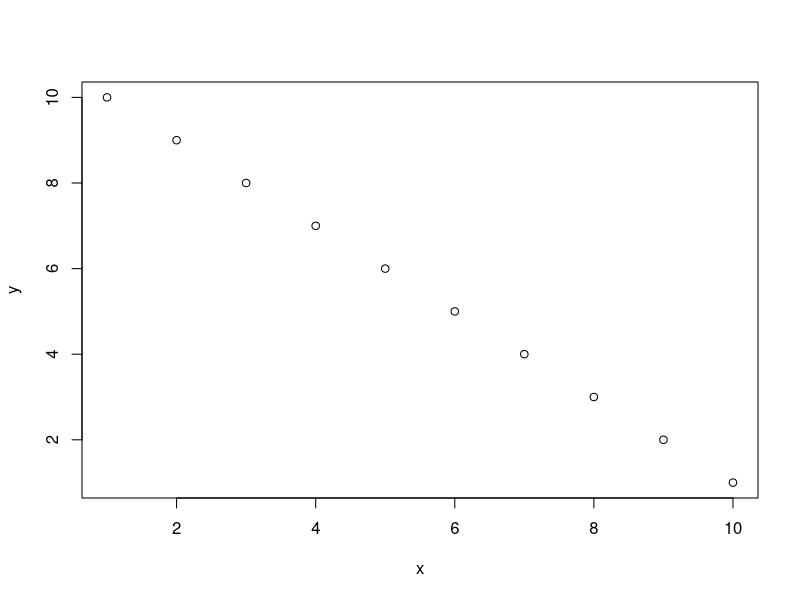
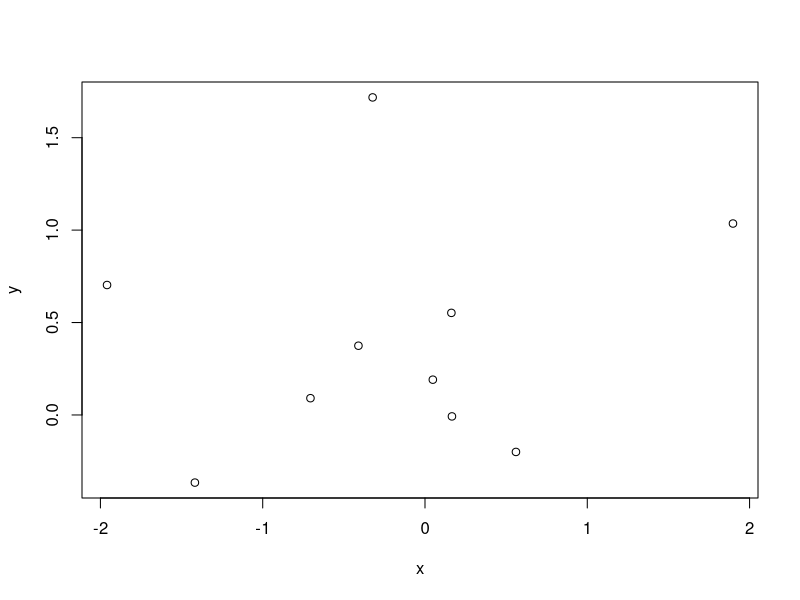
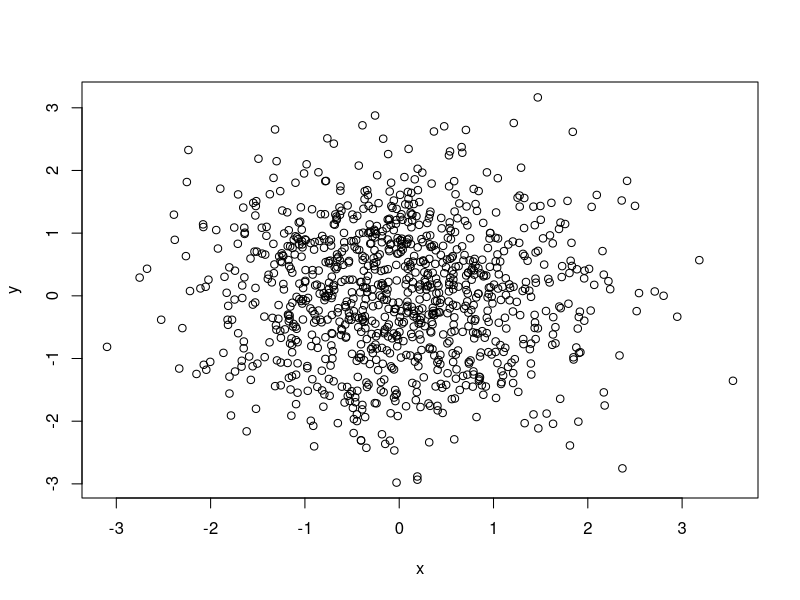
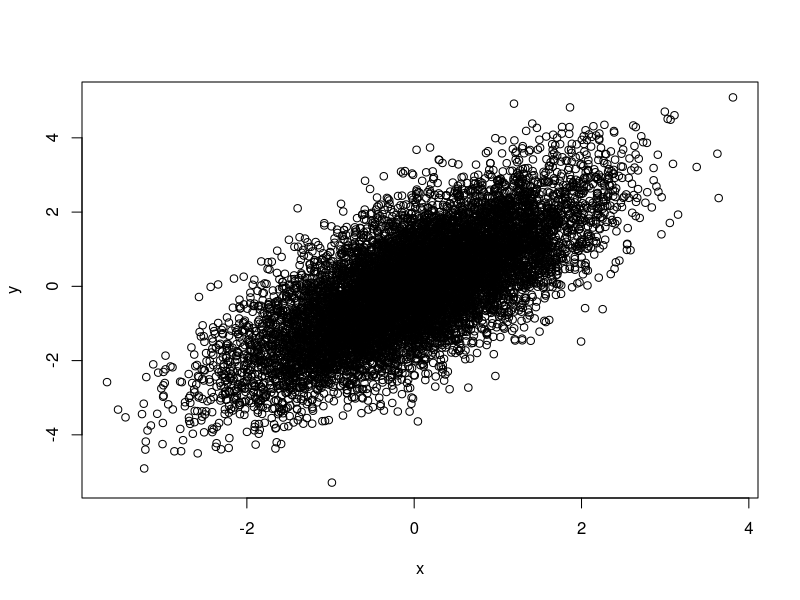

Write R code to recreate these figures, in order.
## ---- chunk 1
5*7
## ---- chunk 2
num_spades <- 13
num_cards_total <- 52
prob_spade <- num_spades/num_cards_total
prob_spade
## ---- chunk 3
num_ace <- 4
prob_ace <- num_ace/num_cards_total
prob_ace
## ---- chunk 4
#how many aces are left in the deck?
num_aces_left <- num_ace -1

#how many total cards are left in the deck?
num_cards_left <- 48 + num_aces_left

#calculate the probability of drawing an ace after already drawing an ace
prob_ace_again <- num_aces_left/num_cards_left
prob_ace_again
## ---- chunk 5
prob_pocket_aces <- prob_ace * prob_ace_again
prob_pocket_aces
## ---- chunk 6
prob_heads <- .5
prob_three_heads <- prob_heads^3
prob_three_heads
## ---- chunk 7
#this will create a vector which counts from 1 to 6
possible_rolls <- (1:6)
possible_rolls
#here is the probability of each outcome
odds_for_each <- 1/6
#now we multiply our vector of roll outcomes times the probability of getting each and take the sum
expected_value_dice_roll <- sum(possible_rolls*odds_for_each)
expected_value_dice_roll
#notice that we can multiple a vector times a scalar and it will multiply each
#piece of the vector by the scalar.
#this means we can use the sum() function like the summation operator.
## ---- chunk 8
possible_values <- (23:44)
possible_values

totaling_possible_values <- sum(possible_values)
totaling_possible_values
## ---- chunk 9
x <- (1:5)
#first, use the sum() function to sum the rows of x, then square that value (call this sumx_sq)
sumx_sq <- (sum(x))^2
sumx_sq

#next, multiply x by itself, then sum the rows of the new vector (call this sum_xsq)
xsq <- x*x
sum_xsq <- sum(xsq)
sum_xsq

#test whether the two objects are equal
sumx_sq == sum_xsq

## ---- chunk 10
x <- (1:10)
mean(x)
## ---- chunk 11
differences <- x-mean(x)
differences
## ---- chunk 12
differences_sq <- differences^2
differences_sq

sum_sq_differences <- sum(differences_sq)
sum_sq_differences
## ---- chunk 13
variance <- sum_sq_differences/((length(x)-1))
variance
## ---- chunk 14
var(x)
## ---- chunk 15
var(x) == variance
## ---- chunk 16
x <- (1:10)
y <- (10:1)
## ---- chunk 17
x_dif <- x - mean(x)
y_dif <- y - mean(y)
## ---- chunk 18
xy_dif <- x_dif * y_dif
xy_dif
## ---- chunk 19
xy_cov <- sum(xy_dif)/(length(xy_dif)-1)
xy_cov
xy_cov == cov(x,y)
## ---- chunk 20
plot(x,y)
## ---- chunk 21
x <- rnorm(10)
y <- rnorm(10)
cov(x,y)
## ---- chunk 22
plot(x,y)
## ---- chunk 23
x <- rnorm(1000)
y <- rnorm(1000)
cov(x,y)

plot(x,y)
## ---- chunk 24
set.seed(1)
x <- rnorm(10000)
y <- x + rnorm(10000)
## ---- chunk 25
cov(x,y)
plot(x,y)
## ---- chunk 26
beta_hat <- (cov(x,y))/var(x)
beta_hat
## ---- chunk 27
lm <- lm(y~x)
summary(lm)

x_coef <- coef(lm)["x"]
## ---- chunk 28
beta_hat == x_coef
